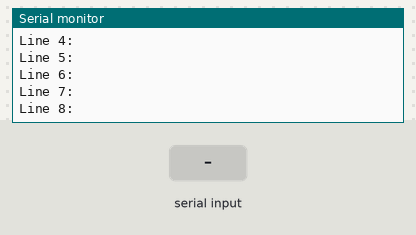
The sketch below on a simulated Arduino Uno, built with avr-gcc and run on an emulated ATmega328P. Parts: the last lines printed to the serial monitor. Inputs (shaded band) come from the test bench. Storage starts empty.

Above: at 1.3 s.
1.4 s: "90,45,200\n" received over Serial
At 2.7 s:
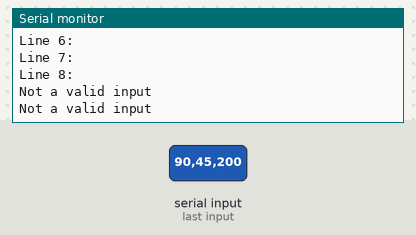
2.9 s: byte 120 ('x') received over Serial
At 3.5 s:
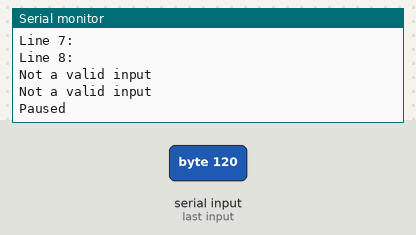
4.4 s: byte 99 ('c') received over Serial
At 5.6 s:
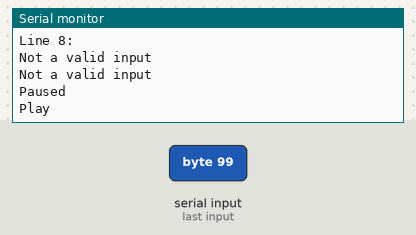
5.9 s: byte 111 ('o') received over Serial
At 6.5 s:
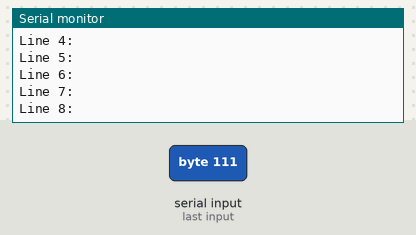
7.4 s: byte 105 ('i') received over Serial
Timing chart, 0 to 9.9 s (numbered marks = the images above; inputs shaded):
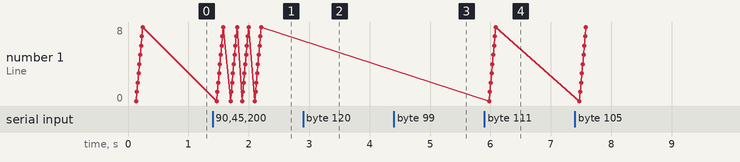

Measured:
- after the input at 1.4 s, the serial monitor: prints a new line at once (image 1)
- after the input at 2.9 s, the serial monitor: prints a new line at once (image 2)
- after the input at 4.4 s, the serial monitor: prints a new line at once (image 3)
- after the input at 5.9 s, the serial monitor: prints a new line at once (image 4)

The sketch:

tf-card.ino
```cpp
#include <SPI.h>
#include <SD.h>

// SD card chip speaker pin
const int chipSelect = 10;
const int buzzer = 4;

// Current song choose an index from 1 - numberSongs
int currentSong = -999999;

const int numberSongs = 9;
const int lineSize = 3;

// Variables to manage melody playback state
int currentNote = 0;          // Current note being played
int notes = 0;                // Total number of notes
int noteDuration = 0;         // Duration of the current note
unsigned long noteStartTime;  // When the current note started
bool isPlayingNote = true;    // Whether we're currently playing a note
static bool initialized = false;


// Stores all of the melodies after eading in from file
String melodies[numberSongs][lineSize];
int count = 0;
void setup() {
  Serial.begin(9600);

  // Initialize SD card
  if (!SD.begin(chipSelect)) {
    Serial.println("** SD Card initialization failed! **");
    return;
  }
  Serial.println("** SD Card initialized successfully. **");

  readSongs("songs.txt");
  //  readFile("song1.txt");
  // readFile("ReadMe.txt");
  printMelodies();
}

bool pause = false;

void loop() {

  if (Serial.available() > 0) {

    int incomingByte = Serial.read();

    if (incomingByte != '\n' && incomingByte != '\r') {
      int numericValue = incomingByte - '0';
      if (numericValue > 0 && numericValue <= numberSongs) {  // For selecting a song
        currentSong = numericValue;
        playMelody();                          // Start playing the melody
      } else if ((char)incomingByte == 'x') {  // Pause
        pause = true;
        Serial.println();
        Serial.println("Paused");
      } else if ((char)incomingByte == 'c') {  // Play
        pause = false;
        Serial.println();
        Serial.println("Play");
      } else if ((char)incomingByte == 'o') {  // Next
        Serial.println("Play Next");

        if (currentSong + 1 == numberSongs) {
          currentSong = 1;
        } else {
          currentSong++;
        }

        initialized = false;  // Reset the playback state
        currentNote = 0;
        notes = 0;

        playMelody();
      } else if ((char)incomingByte == 'i') {  // Previous
        Serial.println("Prev");

        if (currentSong - 1 == 0) {
          currentSong = numberSongs - 1;
        } else {
          currentSong--;
        }

        initialized = false;
        currentNote = 0;
        notes = 0;  // Reset the playback state
        playMelody();
      } else {  // Not a valid input
        Serial.println("Not a valid input");
      }
    }
  }

  // Continuously call playMelody to manage non-blocking playback
  if (initialized && !pause) {
    playMelody();
  }
}

void readSongs(const char* filename) {
  // Open the file on the SD card
  File file = SD.open(filename);

  // Check if the file opened successfully
  if (file) {
    Serial.print("** Reading file: ");
    Serial.println(filename);

    int outterArrayIndex = 0;

    // Read file line by line
    while (file.available()) {
      String line = file.readStringUntil('\n');

      int innerArrayIndex = 0;
      while (line.length() > 0) {  // Reads inside of each line for every comma value
        int commaIndex = line.indexOf(',');
        if (commaIndex == -1) {
          // No more commas, print the remaining part
          //  Serial.println("Token: " + line);
          melodies[outterArrayIndex][innerArrayIndex++] = line;
          break;
        }
        // Extract the token and print it
        String token = line.substring(0, commaIndex);
        // Serial.println("Token: " + token);
        melodies[outterArrayIndex][innerArrayIndex] = token;

        innerArrayIndex++;  // increment inner array

        // Remove the token from the line
        line = line.substring(commaIndex + 1);
      }
      outterArrayIndex++;  // increment outter array
      // Serial.println(line);  // Print the line to the Serial Monitor
    }

    // Close the file when done
    file.close();
    Serial.println("** File closed. **");
  } else {
    Serial.print("** Error: Could not open file **");
    Serial.println(filename);
  }
  Serial.println();
}

void printMelodies() {
  Serial.println("Print Melodies Called");
  for (int i = 0; i < numberSongs; i++) {
    Serial.print("Line ");
    Serial.print(i);
    Serial.print(":");
    Serial.print("\t");
    for (int j = 0; j < lineSize; j++) {
      Serial.print(melodies[i][j]);
      Serial.print("\t");
    }
    Serial.println();
  }
  Serial.println();
}

void readMelody(int*& melody, int& musicSize, int& valuesAdded) {
  String musicFile = melodies[currentSong][2];
  File file = SD.open(musicFile);

  melody = new int[musicSize];


  if (file) {
    Serial.print("** Reading File: ");
    Serial.print(musicFile);
    Serial.println(" **");

    while (file.available()) {
      String line = file.readStringUntil('\n');

      while (line.length() > 0) {  // Reads inside of each line for every comma value
        int commaIndex = line.indexOf(',');
        if (commaIndex == -1) {
          // No more commas, print the remaining part
          // Serial.println("Token: " + line);
          valuesAdded++;
          break;
        }

        if (valuesAdded == musicSize) {
          musicSize = musicSize * 2;
          int* tempArray = new int[musicSize];
          for (int i = 0; i < musicSize / 2; i++) {
            tempArray[i] = melody[i];
          }

          delete[] melody;

          melody = tempArray;
        }


        // Extract the token and print it
        String token = line.substring(0, commaIndex);
        // Serial.println("Token: " + token);

        melody[valuesAdded] = token.toInt();

        // Remove the token from the line
        line = line.substring(commaIndex + 1);

        valuesAdded++;
      }
    }

    //    Serial.print("Values Added in Function: ");
    //    Serial.println(valuesAdded);
    //    Serial.print("Array Size in Function: ");
    //    Serial.println(musicSize);

    //    Serial.println("** Melody in function **");
    //    for (int i = 0; i < valuesAdded; i++) {
    //      Serial.println(melody[i]);
    //    }
  } else {
    Serial.print("** Error: Could not open file ");
    Serial.println(musicFile);
    Serial.println("**");
  }
}

void playMelody() {
  static int* melody = nullptr;
  static int melodySize = 50;
  static int valuesAdded = 0;

  if (!initialized) {
    int tempo = melodies[currentSong][1].toInt();
    String title = melodies[currentSong][0];
    Serial.print("Title: ");
    Serial.println(title);
    Serial.print("Tempo: ");
    Serial.println(tempo);

    currentNote = 0;
    notes = 0;

    if (melody != nullptr) {
      delete[] melody;  // Free previous memory before allocating new
    }
    melodySize = 50;
    valuesAdded = 0;

    melody = new int[melodySize];
    readMelody(melody, melodySize, valuesAdded);

    notes = valuesAdded / 2;  // Number of notes is half of the valuesAdded
    noteStartTime = millis();
    initialized = true;
    return;
  }

  if (currentNote < notes) {
    unsigned long currentTime = millis();
    int tempo = melodies[currentSong][1].toInt();
    int wholenote = (60000 * 4) / tempo;

    if (isPlayingNote) {
      // Play the current note
      if (currentTime - noteStartTime >= noteDuration * 0.9) {  // Play 90% of the note
        noTone(buzzer);                                         // Stop the tone
        isPlayingNote = false;                                  // Switch to pause phase
        noteStartTime = currentTime;                            // Reset the start time for the pause
      }
    } else {
      // Pause phase
      if (currentTime - noteStartTime >= noteDuration * 0.1) {  // Pause for 10%
        currentNote++;                                          // Move to the next note
        if (currentNote < notes) {
          int divider = melody[currentNote * 2 + 1];
          if (divider > 0) {
            noteDuration = wholenote / divider;
          } else if (divider < 0) {
            noteDuration = wholenote / abs(divider) * 1.5;  // Handle dotted notes
          }
          tone(buzzer, melody[currentNote * 2], noteDuration * 0.9);
          noteStartTime = currentTime;  // Reset the start time for the next note
          isPlayingNote = true;         // Switch back to playing phase
        }
      }
    }
  } else {
    // Finished playing the melody
    delete[] melody;
    initialized = false;  // Reset for the next call
    currentNote = 0;
    notes = 0;
    valuesAdded = 0;
    melodySize = 50;
    // Serial.println("Finished playing the melody.");
    printMelodies();
  }
}
```
